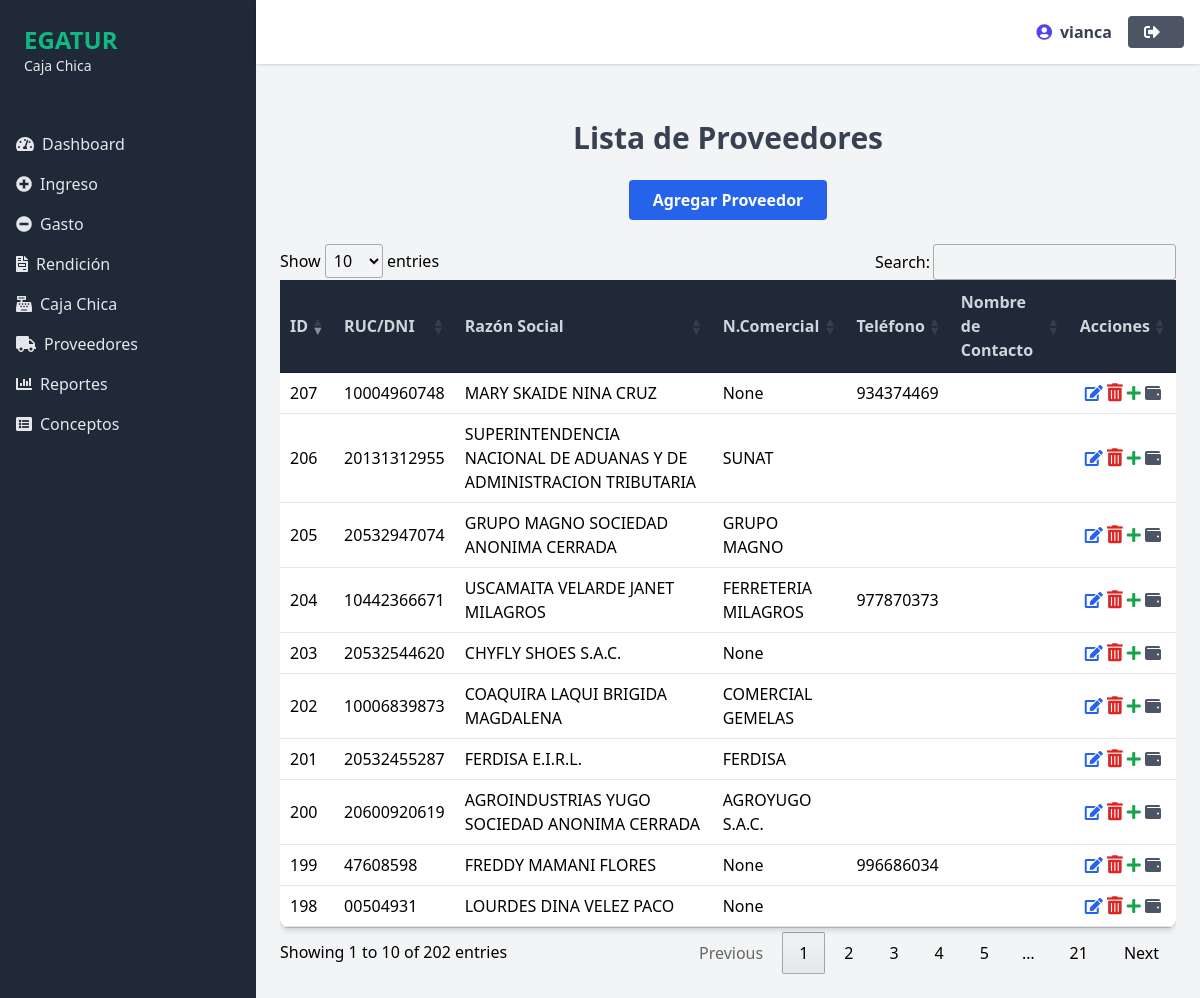
Screenshot of /proveedores/ (signed in) with the database file from the repository.
### myapp/models.py (models this page shows, shortened)
class Proveedor(models.Model):
    ruc_dni = models.CharField(max_length=13, unique=True)
    razon_social = models.CharField(max_length=255)
    nombre_comercial = models.CharField(max_length=255, null=True, blank=True)
    telefono = models.CharField(max_length=15, null=True, blank=True)
    nombre_contacto = models.CharField(max_length=255, null=True, blank=True)  # Nombre del contacto principal

### myapp/views.py (the view)
# urls.py: path('proveedores/',proveedores, name='proveedores'),
@login_required
def proveedores(request):
    proveedores = Proveedor.objects.all()
    return render(request, 'proveedores.html', {'proveedores': proveedores})

### templates/proveedores.html (shortened to what this page needs)
{% extends 'base.html' %}
{% block content %}
    <script src="https://cdn.tailwindcss.com"></script>
    <link rel="stylesheet" href="https://cdn.datatables.net/1.13.6/css/jquery.dataTables.min.css">
    <link href="https://cdnjs.cloudflare.com/ajax/libs/font-awesome/5.15.4/css/all.min.css" rel="stylesheet">
<link rel="stylesheet" href="https://cdnjs.cloudflare.com/ajax/libs/animate.css/4.1.1/animate.min.css">
<div class="container mx-auto mt-8">
    <h1 class="text-3xl font-bold mb-6 text-center text-gray-700">Lista de Proveedores</h1>
    <div class="mb-6 text-center">
        <button id="addProveedor" class="bg-blue-600 hover:bg-blue-800 text-white font-bold py-2 px-6 rounded">
            Agregar Proveedor
        </button>
    </div>
    <div class="overflow-x-auto">
        <table id="proveedoresTable" class="min-w-full bg-white rounded-lg shadow-md">
            <thead class="bg-blue-600 text-white">
                <tr>
                    <th class="px-4 py-2 text-left bg-gray-800 text-gray-300 border-b border-gray-600">ID</th>
                    <th class="px-4 py-2 text-left bg-gray-800 text-gray-300 border-b border-gray-600">RUC/DNI</th>
                    <th class="px-4 py-2 text-left bg-gray-800 text-gray-300 border-b border-gray-600">Razón Social</th>
                    <th class="px-4 py-2 text-left bg-gray-800 text-gray-300 border-b border-gray-600">N.Comercial</th>
                    <th class="px-4 py-2 text-left bg-gray-800 text-gray-300 border-b border-gray-600">Teléfono</th>
                    <th class="px-4 py-2 text-left bg-gray-800 text-gray-300 border-b border-gray-600">Nombre de Contacto</th>
                    <th class="px-4 py-2 text-center bg-gray-800 text-gray-300 border-b border-gray-600">Acciones</th>
                </tr>
            </thead>
            <tbody>
                {% for proveedor in proveedores %}
                <tr class="hover:bg-gray-100">
                    <td class="px-6 py-3 border-b">{{ proveedor.id }}</td>
                    <td class="px-6 py-3 border-b">{{ proveedor.ruc_dni }}</td>
                    <td class="px-6 py-3 border-b">{{ proveedor.razon_social }}</td>
                    <td class="px-6 py-3 border-b">{{ proveedor.nombre_comercial }}</td>
                    <td class="px-6 py-3 border-b">{{ proveedor.telefono }}</td>
                    <td class="px-6 py-3 border-b">{{ proveedor.nombre_contacto }}</td>
                    <td class="px-6 py-3 border-b text-center">
                        <button onclick="openEditModal('{{ proveedor.id }}', '{{ proveedor.ruc_dni }}', '{{ proveedor.razon_social }}', '{{ proveedor.nombre_comercial }}', '{{ proveedor.telefono }}', '{{ proveedor.nombre_contacto }}')"
                                class="text-blue-600 hover:text-blue-800">
                            <i class="fas fa-edit"></i>
                        </button>
                        <button onclick="confirmDelete('{{ proveedor.id }}', '{{ proveedor.razon_social }}')"
                                class="text-red-600 hover:text-red-800">
                            <i class="fas fa-trash-alt text-lg"></i>
                        </button>
                        <button onclick="openCuentaBancariaModal('{{ proveedor.id }}')"
                                class="text-green-600 hover:text-green-800">
                             <i class="fas fa-plus"></i>
                        </button>
                        <button onclick="openVerCuentasModal('{{ proveedor.id }}')"
                                class="text-gray-600 hover:text-gray-800">
                            <i class="fas fa-wallet"></i>
                        </button>
                    </td>
                </tr>
                {% endfor %}
            </tbody>
        </table>
    </div>
</div>
{% endblock %}

### templates/base.html (shortened to what this page needs)
{% load static %}
<!DOCTYPE html>
<html lang="en">
<head>
  <script src="https://cdn.tailwindcss.com"></script>
  <link href="https://cdn.jsdelivr.net/npm/sweetalert2@11/dist/sweetalert2.min.css" rel="stylesheet">
  <link rel="stylesheet" href="https://cdnjs.cloudflare.com/ajax/libs/font-awesome/5.15.4/css/all.min.css">
</head>
<body class="bg-gray-100 font-sans">
  <div class="flex h-screen">
    <aside class="w-64 bg-primary text-gray-200 md:block hidden h-full">
      <div class="p-6">
        <h1 class="text-2xl font-bold text-accent">EGATUR</h1>
        <p class="text-sm">Caja Chica</p>
      </div>
      <nav class="mt-6">
        <a href="{% url 'dashboard' %}" class="flex items-center px-4 py-2 hover:bg-gray-700 rounded">
          <i class="fas fa-tachometer-alt mr-2"></i>
          Dashboard
        </a>
        <a href="{% url 'ingreso' %}" class="flex items-center px-4 py-2 hover:bg-gray-700 rounded">
          <i class="fas fa-plus-circle mr-2"></i>
          Ingreso
        </a>
        <a href="{% url 'gasto' %}" class="flex items-center px-4 py-2 hover:bg-gray-700 rounded">
          <i class="fas fa-minus-circle mr-2"></i>
          Gasto
        </a>
        <a href="{% url 'rendicion' %}" class="flex items-center px-4 py-2 hover:bg-gray-700 rounded">
          <i class="fas fa-file-invoice mr-2"></i>
          Rendición
        </a>
        <a href="{% url 'caja_chica' %}" class="flex items-center px-4 py-2 hover:bg-gray-700 rounded">
          <i class="fas fa-cash-register mr-2"></i>
          Caja Chica
        </a>
        <a href="{% url 'proveedores' %}" class="flex items-center px-4 py-2 hover:bg-gray-700 rounded">
          <i class="fas fa-truck mr-2"></i>
          Proveedores
        </a>
        <a href="{% url 'reportes' %}" class="flex items-center px-4 py-2 hover:bg-gray-700 rounded">
          <i class="fas fa-chart-bar mr-2"></i>
          Reportes
        </a>
        <a href="{% url 'conceptos' %}" class="flex items-center px-4 py-2 hover:bg-gray-700 rounded">
          <i class="fas fa-list-alt mr-2"></i>
          Conceptos
        </a>
      </nav>
    </aside>
    <main class="flex-1 flex flex-col min-h-screen">
        <header class="bg-white shadow p-4 flex justify-between items-center">
            <div class="flex items-center">
                {% if user.is_authenticated %}
                    <span class="mr-4 text-gray-700 font-bold flex items-center">
                        <i class="fas fa-user-circle mr-2 text-indigo-600"></i>
                        <span>{{ user.username }}</span>
                    </span>
                {% else %}
                    <span class="mr-4 text-gray-700 font-bold flex items-center">
                        <i class="fas fa-user-alt mr-2 text-gray-500"></i>
                        <span>Invitado</span>
                    </span>
                {% endif %}
                <form method="POST" action="{% url 'logout' %}">
                    <button type="submit" class="px-4 py-2 bg-secondary text-white rounded hover:bg-gray-800 flex items-center">
                        <i class="fas fa-sign-out-alt mr-2"></i>
                    </button>
                </form>
            </div>
        </header>
        <div class="p-6 overflow-y-auto">
          {% block content %}
          {% endblock %}
        </div>
    </main>
  </div>
</body>
</html>

### rows the page displays
Proveedor: id "198", ruc_dni "00504931", razon_social "LOURDES DINA VELEZ PACO", nombre_comercial "None"
Proveedor: id "199", ruc_dni "47608598", razon_social "FREDDY MAMANI FLORES", nombre_comercial "None", telefono "996686034"
Proveedor: id "200", ruc_dni "20600920619", razon_social "AGROINDUSTRIAS YUGO SOCIEDAD ANONIMA CERRADA", nombre_comercial "AGROYUGO S.A.C."
Proveedor: id "201", ruc_dni "20532455287", razon_social "FERDISA E.I.R.L.", nombre_comercial "FERDISA"
Proveedor: id "202", ruc_dni "10006839873", razon_social "COAQUIRA LAQUI BRIGIDA MAGDALENA", nombre_comercial "COMERCIAL GEMELAS"
Proveedor: id "203", ruc_dni "20532544620", razon_social "CHYFLY SHOES S.A.C.", nombre_comercial "None"
Proveedor: id "204", ruc_dni "10442366671", razon_social "USCAMAITA VELARDE JANET MILAGROS", nombre_comercial "FERRETERIA MILAGROS", telefono "977870373"
Proveedor: id "205", ruc_dni "20532947074", razon_social "GRUPO MAGNO SOCIEDAD ANONIMA CERRADA", nombre_comercial "GRUPO MAGNO"
Proveedor: id "206", ruc_dni "20131312955", razon_social "SUPERINTENDENCIA NACIONAL DE ADUANAS Y DE ADMINISTRACION TRIBUTARIA", nombre_comercial "SUNAT"
Proveedor: id "207", ruc_dni "10004960748", razon_social "MARY SKAIDE NINA CRUZ", nombre_comercial "None", telefono "934374469"

### other values shown
{{ user.username }} "vianca"
